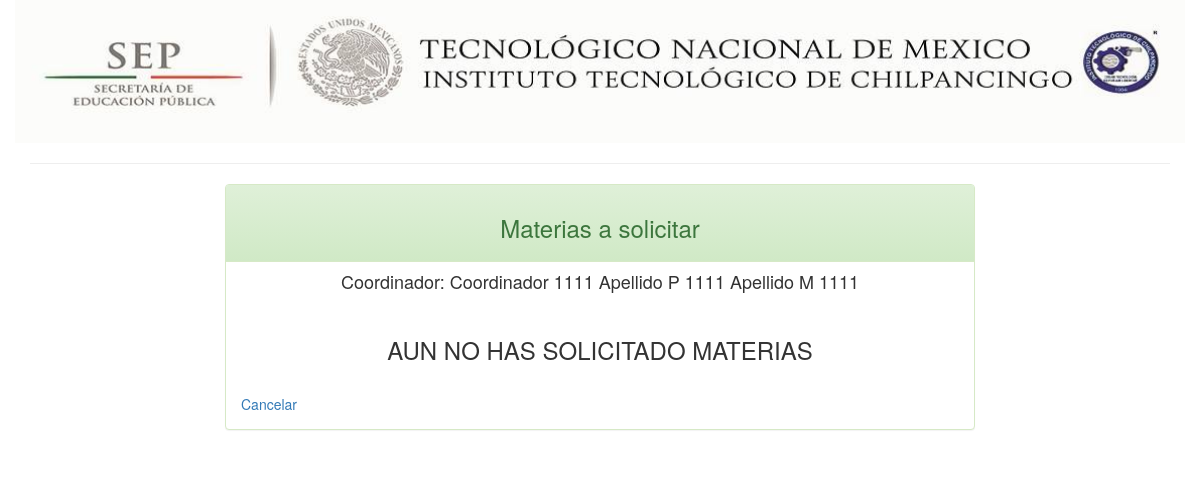
Screenshot of /coordinadores/materias_solicitadas.php (signed in) with the database file from the repository.
### tables this page shows
CREATE TABLE coordinadores (
	no_control VARCHAR(40) NOT NULL,
	nombre VARCHAR(40) NOT NULL,
	apellido_paterno VARCHAR(40) NOT NULL,
	apellido_materno VARCHAR(40) NOT NULL,
	email VARCHAR(360) NULL,
	telefono VARCHAR(20) NULL,
	PRIMARY KEY (`no_control`)
);

### conexion/datos_conexion.php (called while the page is built, shortened)
<?php
	$DB_NOMBRE = 'verano';
?>

### coordinadores/materias_solicitadas.php (the view, shortened to what this page needs)
<?php
	require 'CoordinadorModel.php';
	$objeto = new CoordinadorModel;
	$lista_materias_solicitadas = $objeto->getMateriasSolicitadas( $_SESSION['sesion'] );
	$usuario = $objeto->getCoordinador($_SESSION['sesion']);
?>
<!DOCTYPE html>
<html>
	<head>
		<?php	require '../styles-scripts.php';?>
	</head>
	<body>
		<div class="container">
			<?php	require '../banner/banner.php'; ?>
			<hr>
			<div class="row">
				<div class="col-xs-2"></div>
				<div class="col-xs-8">
					<div class="col panel panel-success col-lg-offset-0">
						<div class="panel-heading text-center">
							<h3 >Materias a solicitar</h3>
						</div>
						<h4 style="text-align: center;">
							<?php
								echo "Coordinador: " . $usuario->nombre . " " . $usuario->apellido_paterno . " " . $usuario->apellido_materno;
							?>
						</h4>
						<div class="panel-body ">
							<table class="table">
								<tbody>
									<?php
										if( $lista_materias_solicitadas ){
											while($row = $lista_materias_solicitadas->fetch_assoc()) {
									?>
											<tr style="text-align: center;">
												<td>
													<form action="lista_materia.php" method="POST">
														<input type="hidden" name="txt_carrera_id" value="<?php echo $carrera_id ?>">
														<input type="hidden" name="txt_id_materia_solicitada" value="<?php echo $row['id'] ?>">
													 	<input type="hidden" name="txt_materia_id" value="<?php echo $row['clave_materia'] ?>">
													 	<input type="hidden" name="txt_materia_nombre" value="<?php echo $row['nombre_materia'] ?>">
													 	<?php
													 		if ( $row['aprobada'] == 0 )
													 			echo "<b class='notificacion'>Pendiente</b>";
													 		else if ( $row['aprobada'] == 1 )
													 			echo "<b class='notificacion' style='background: green; color: white;'>Aprobada</b>";
													 		else
													 			echo "<b class='notificacion' style='background: red; color: white;'>Rechazada</b>";
													 	?>
													 	<input type="button" class="materia btn btn-primary" name="txt_materia_nombre" value="<?php echo $row['nombre_materia'] ?>">
													 	<input type="submit" class="btn btn-success" name="btt_lista_materia_solicitada" value="Lista">
													 	<a href="eliminar_materia.php?materia=<?php echo $row['id'];  ?>" class="btn btn-danger">Eliminar</a>
													 	<a href="pdf_materia.php?materia=<?php echo $row['id'];  ?>" class="btn btn-info">PDF</a>
													</form>
												</td>
											</tr>
									<?php }}
									else{
										echo "<center><h3>AUN NO HAS SOLICITADO MATERIAS</h3></center>";
									} ?>
								</tbody>
							</table>
							<a class=""  href="inicio.php">Cancelar</a>
						</div>
					</div>
				</div>
				<div class="col-xs-1"></div>
			</div>
		</div>
	</body>
</html>

### rows the page displays
coordinadores: nombre "Coordinador 1111", apellido_paterno "Apellido P 1111", apellido_materno "Apellido M 1111"
